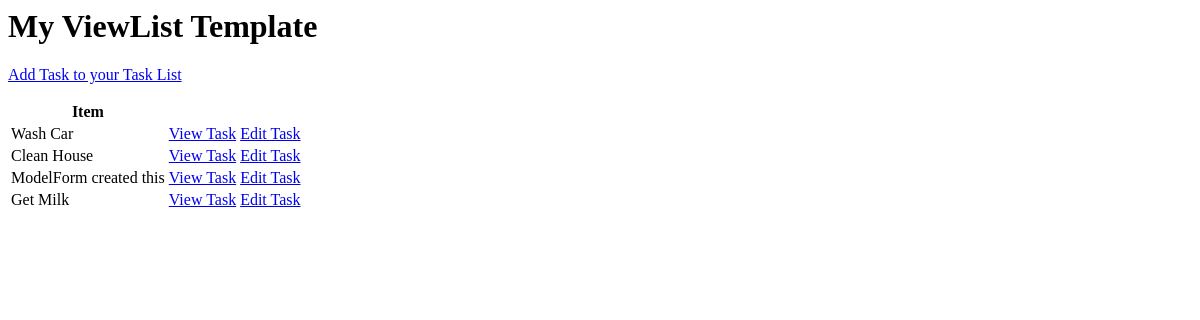
Before: / with the older database file.
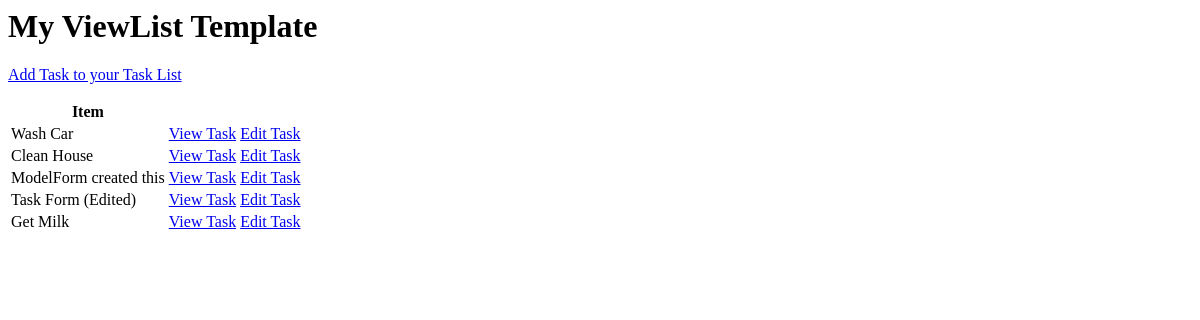
After: the same page with the newer database file.
### base/models.py (models this page shows, shortened)
class Task(models.Model):
    user = models.ForeignKey(User, on_delete=models.CASCADE, null=True, blank=True)
    title = models.CharField(max_length=200)
    description = models.TextField(null=True, blank=True)
    complete = models.BooleanField(default=False)
    created = models.DateTimeField(auto_now_add=True)
    '''
    This is how we can order a queryset - whenever we are returning multiple items order it by this
    value here
    '''
    class Meta:
        ordering = ['complete']

### base/views.py (the view)
# urls.py: path('', views.TaskList.as_view(), name='tasks'),
class TaskList(ListView):
    model = Task
    context_object_name = 'tasks'   # Instead of the default 'object_list' - this is the queryset of the tasks (python representation of the model)

### base/templates/base/task_list.html
<h1> My ViewList Template </h1>
<p><a href="{% url 'task-create' %}"> Add Task to your Task List </a></p>
<table>
    <tr>
        <th> Item </th>
        <th></th>
    </tr>
    {% for task in tasks %}
    <tr>
       <td> {{task.title}} </td>
       <td> <a href="{% url 'task' task.id %}"> View Task </a> </td>
       <td> <a href="{% url 'task-update' task.id %}"> Edit Task </a> </td>
    </tr>
    {% empty %}
    <h3> No items in list </h3>
    {% endfor %}
</table>

Changed rows visible on the page:
added Task: title "Task Form (Edited)"
